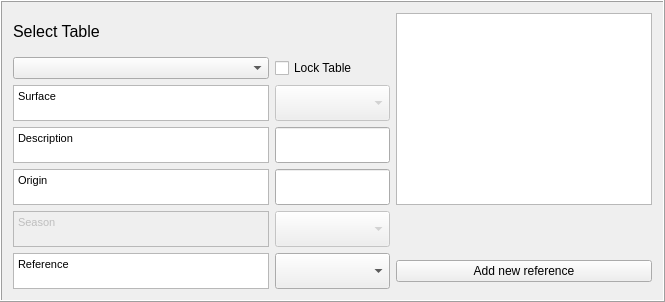
    <widget class="QFrame" name="frame1">
     <property name="frameShape">
      <enum>QFrame::Box</enum>
     </property>
     <property name="frameShadow">
      <enum>QFrame::Raised</enum>
     </property>
     <layout class="QGridLayout" name="gridLayout_2">
      <item row="0" column="2" rowspan="5">
       <widget class="QTextBrowser" name="textBrowserRef">
        <property name="sizePolicy">
         <sizepolicy hsizetype="Expanding" vsizetype="Preferred">
          <horstretch>0</horstretch>
          <verstretch>0</verstretch>
         </sizepolicy>
        </property>
        <property name="maximumSize">
         <size>
          <width>500</width>
          <height>16777215</height>
         </size>
        </property>
       </widget>
      </item>
      <item row="1" column="0">
       <widget class="QComboBox" name="comboBoxTableSelect">
        <property name="toolTip">
         <string/>
        </property>
       </widget>
      </item>
      <item row="1" column="1">
       <widget class="QCheckBox" name="checkBoxA">
        <property name="text">
         <string>Lock Table</string>
        </property>
       </widget>
      </item>
      <item row="3" column="0">
       <widget class="QTextBrowser" name="textBrowserDesc">
        <property name="sizePolicy">
         <sizepolicy hsizetype="Expanding" vsizetype="Fixed">
          <horstretch>0</horstretch>
          <verstretch>0</verstretch>
         </sizepolicy>
        </property>
        <property name="maximumSize">
         <size>
          <width>16777215</width>
          <height>36</height>
         </size>
        </property>
        <property name="html">
         <string>&lt;!DOCTYPE HTML PUBLIC &quot;-//W3C//DTD HTML 4.0//EN&quot; &quot;http://www.w3.org/TR/REC-html40/strict.dtd&quot;&gt;
&lt;html&gt;&lt;head&gt;&lt;meta name=&quot;qrichtext&quot; content=&quot;1&quot; /&gt;&lt;style type=&quot;text/css&quot;&gt;
p, li { white-space: pre-wrap; }
&lt;/style&gt;&lt;/head&gt;&lt;body style=&quot; font-family:'MS Shell Dlg 2'; font-size:9.75pt; font-weight:400; font-style:normal;&quot;&gt;
&lt;p style=&quot; margin-top:0px; margin-bottom:0px; margin-left:0px; margin-right:0px; -qt-block-indent:0; text-indent:0px;&quot;&gt;&lt;span style=&quot; font-size:8pt;&quot;&gt;Description&lt;/span&gt;&lt;/p&gt;&lt;/body&gt;&lt;/html&gt;</string>
        </property>
       </widget>
      </item>
      <item row="0" column="0">
       <widget class="QLabel" name="label_42">
        <property name="text">
         <string>&lt;!DOCTYPE HTML PUBLIC &quot;-//W3C//DTD HTML 4.0//EN&quot; &quot;http://www.w3.org/TR/REC-html40/strict.dtd&quot;&gt;
&lt;html&gt;&lt;head&gt;&lt;meta name=&quot;qrichtext&quot; content=&quot;1&quot; /&gt;&lt;style type=&quot;text/css&quot;&gt;
p, li { white-space: pre-wrap; }
&lt;/style&gt;&lt;/head&gt;&lt;body style=&quot; font-family:'MS Shell Dlg 2'; font-size:8pt; font-weight:400; font-style:normal;&quot;&gt;
&lt;p style=&quot; margin-top:0px; margin-bottom:0px; margin-left:0px; margin-right:0px; -qt-block-indent:0; text-indent:0px;&quot;&gt;&lt;span style=&quot; font-size:12pt;&quot;&gt;Select Table&lt;/span&gt;&lt;/p&gt;&lt;/body&gt;&lt;/html&gt;</string>
        </property>
       </widget>
      </item>
      <item row="4" column="1">
       <widget class="QgsFilterLineEdit" name="textEditOrig">
        <property name="maximumSize">
         <size>
          <width>16777215</width>
          <height>36</height>
         </size>
        </property>
        <property name="qgisRelation" stdset="0">
         <string notr="true"/>
        </property>
       </widget>
      </item>
      <item row="6" column="1">
       <widget class="QComboBox" name="comboBoxRef">
        <property name="sizePolicy">
         <sizepolicy hsizetype="Expanding" vsizetype="Fixed">
          <horstretch>0</horstretch>
          <verstretch>0</verstretch>
         </sizepolicy>
        </property>
        <property name="minimumSize">
         <size>
          <width>0</width>
          <height>0</height>
         </size>
        </property>
        <property name="maximumSize">
         <size>
          <width>500</width>
          <height>36</height>
         </size>
        </property>
        <item>
         <property name="text">
          <string/>
         </property>
        </item>
       </widget>
      </item>
      <item row="3" column="1">
       <widget class="QgsFilterLineEdit" name="textEditDesc">
        <property name="maximumSize">
         <size>
          <width>16777215</width>
          <height>36</height>
         </size>
        </property>
        <property name="inputMethodHints">
         <set>Qt::ImhNone</set>
        </property>
        <property name="qgisRelation" stdset="0">
         <string notr="true"/>
        </property>
       </widget>
      </item>
      <item row="6" column="2">
       <widget class="QPushButton" name="pushButtonToRefManager">
        <property name="text">
         <string>Add new reference</string>
        </property>
       </widget>
      </item>
      <item row="4" column="0">
       <widget class="QTextBrowser" name="textBrowserOrig">
        <property name="sizePolicy">
         <sizepolicy hsizetype="Expanding" vsizetype="Fixed">
          <horstretch>0</horstretch>
          <verstretch>0</verstretch>
         </sizepolicy>
        </property>
        <property name="maximumSize">
         <size>
          <width>16777215</width>
          <height>36</height>
         </size>
        </property>
        <property name="html">
         <string>&lt;!DOCTYPE HTML PUBLIC &quot;-//W3C//DTD HTML 4.0//EN&quot; &quot;http://www.w3.org/TR/REC-html40/strict.dtd&quot;&gt;
&lt;html&gt;&lt;head&gt;&lt;meta name=&quot;qrichtext&quot; content=&quot;1&quot; /&gt;&lt;style type=&quot;text/css&quot;&gt;
p, li { white-space: pre-wrap; }
&lt;/style&gt;&lt;/head&gt;&lt;body style=&quot; font-family:'MS Shell Dlg 2'; font-size:9.75pt; font-weight:400; font-style:normal;&quot;&gt;
&lt;p style=&quot; margin-top:0px; margin-bottom:0px; margin-left:0px; margin-right:0px; -qt-block-indent:0; text-indent:0px;&quot;&gt;&lt;span style=&quot; font-size:8pt;&quot;&gt;Origin&lt;/span&gt;&lt;/p&gt;&lt;/body&gt;&lt;/html&gt;</string>
        </property>
       </widget>
      </item>
      <item row="6" column="0">
       <widget class="QTextBrowser" name="textBrowserOrig_2">
        <property name="sizePolicy">
         <sizepolicy hsizetype="Expanding" vsizetype="Fixed">
          <horstretch>0</horstretch>
          <verstretch>0</verstretch>
         </sizepolicy>
        </property>
        <property name="maximumSize">
         <size>
          <width>16777215</width>
          <height>36</height>
         </size>
        </property>
        <property name="html">
         <string>&lt;!DOCTYPE HTML PUBLIC &quot;-//W3C//DTD HTML 4.0//EN&quot; &quot;http://www.w3.org/TR/REC-html40/strict.dtd&quot;&gt;
&lt;html&gt;&lt;head&gt;&lt;meta name=&quot;qrichtext&quot; content=&quot;1&quot; /&gt;&lt;style type=&quot;text/css&quot;&gt;
p, li { white-space: pre-wrap; }
&lt;/style&gt;&lt;/head&gt;&lt;body style=&quot; font-family:'MS Shell Dlg 2'; font-size:9.75pt; font-weight:400; font-style:normal;&quot;&gt;
&lt;p style=&quot; margin-top:0px; margin-bottom:0px; margin-left:0px; margin-right:0px; -qt-block-indent:0; text-indent:0px;&quot;&gt;&lt;span style=&quot; font-size:8pt;&quot;&gt;Reference&lt;/span&gt;&lt;/p&gt;&lt;/body&gt;&lt;/html&gt;</string>
        </property>
       </widget>
      </item>
      <item row="2" column="1">
       <widget class="QComboBox" name="comboBoxSurface">
        <property name="enabled">
         <bool>false</bool>
        </property>
        <property name="sizePolicy">
         <sizepolicy hsizetype="Expanding" vsizetype="Fixed">
          <horstretch>0</horstretch>
          <verstretch>0</verstretch>
         </sizepolicy>
        </property>
        <property name="maximumSize">
         <size>
          <width>16777215</width>
          <height>36</height>
         </size>
        </property>
        <property name="currentIndex">
         <number>-1</number>
        </property>
        <item>
         <property name="text">
          <string>Paved</string>
         </property>
        </item>
        <item>
         <property name="text">
          <string>Building</string>
         </property>
        </item>
        <item>
         <property name="text">
          <string>Evergreen Tree</string>
         </property>
        </item>
        <item>
         <property name="text">
          <string>Decidous Tree</string>
         </property>
        </item>
        <item>
         <property name="text">
          <string>Grass</string>
         </property>
        </item>
        <item>
         <property name="text">
          <string>Bare Soil</string>
         </property>
        </item>
        <item>
         <property name="text">
          <string>Grass</string>
         </property>
        </item>
        <item>
         <property name="text">
          <string>Water</string>
         </property>
        </item>
        <item>
         <property name="text">
          <string>Snow</string>
         </property>
        </item>
       </widget>
      </item>
      <item row="2" column="0">
       <widget class="QTextBrowser" name="textBrowser_Surface">
        <property name="sizePolicy">
         <sizepolicy hsizetype="Expanding" vsizetype="Fixed">
          <horstretch>0</horstretch>
          <verstretch>0</verstretch>
         </sizepolicy>
        </property>
        <property name="maximumSize">
         <size>
          <width>16777215</width>
          <height>36</height>
         </size>
        </property>
        <property name="html">
         <string>&lt;!DOCTYPE HTML PUBLIC &quot;-//W3C//DTD HTML 4.0//EN&quot; &quot;http://www.w3.org/TR/REC-html40/strict.dtd&quot;&gt;
&lt;html&gt;&lt;head&gt;&lt;meta name=&quot;qrichtext&quot; content=&quot;1&quot; /&gt;&lt;style type=&quot;text/css&quot;&gt;
p, li { white-space: pre-wrap; }
&lt;/style&gt;&lt;/head&gt;&lt;body style=&quot; font-family:'MS Shell Dlg 2'; font-size:9.75pt; font-weight:400; font-style:normal;&quot;&gt;
&lt;p style=&quot; margin-top:0px; margin-bottom:0px; margin-left:0px; margin-right:0px; -qt-block-indent:0; text-indent:0px;&quot;&gt;&lt;span style=&quot; font-size:8pt;&quot;&gt;Surface&lt;/span&gt;&lt;/p&gt;&lt;/body&gt;&lt;/html&gt;</string>
        </property>
       </widget>
      </item>
      <item row="5" column="0">
       <widget class="QTextBrowser" name="textBrowserSeason">
        <property name="enabled">
         <bool>false</bool>
        </property>
        <property name="sizePolicy">
         <sizepolicy hsizetype="Expanding" vsizetype="Fixed">
          <horstretch>0</horstretch>
          <verstretch>0</verstretch>
         </sizepolicy>
        </property>
        <property name="maximumSize">
         <size>
          <width>16777215</width>
          <height>36</height>
         </size>
        </property>
        <property name="html">
         <string>&lt;!DOCTYPE HTML PUBLIC &quot;-//W3C//DTD HTML 4.0//EN&quot; &quot;http://www.w3.org/TR/REC-html40/strict.dtd&quot;&gt;
&lt;html&gt;&lt;head&gt;&lt;meta name=&quot;qrichtext&quot; content=&quot;1&quot; /&gt;&lt;style type=&quot;text/css&quot;&gt;
p, li { white-space: pre-wrap; }
&lt;/style&gt;&lt;/head&gt;&lt;body style=&quot; font-family:'MS Shell Dlg 2'; font-size:9.75pt; font-weight:400; font-style:normal;&quot;&gt;
&lt;p style=&quot; margin-top:0px; margin-bottom:0px; margin-left:0px; margin-right:0px; -qt-block-indent:0; text-indent:0px;&quot;&gt;&lt;span style=&quot; font-size:8pt;&quot;&gt;Season&lt;/span&gt;&lt;/p&gt;&lt;/body&gt;&lt;/html&gt;</string>
        </property>
       </widget>
      </item>
      <item row="5" column="1">
       <widget class="QComboBox" name="comboBoxSeason">
        <property name="enabled">
         <bool>false</bool>
        </property>
        <property name="sizePolicy">
         <sizepolicy hsizetype="Expanding" vsizetype="Fixed">
          <horstretch>0</horstretch>
          <verstretch>0</verstretch>
         </sizepolicy>
        </property>
        <property name="maximumSize">
         <size>
          <width>16777215</width>
          <height>36</height>
         </size>
        </property>
        <property name="currentIndex">
         <number>-1</number>
        </property>
        <item>
         <property name="text">
          <string>Summer</string>
         </property>
        </item>
        <item>
         <property name="text">
          <string>Winter</string>
         </property>
        </item>
       </widget>
      </item>
     </layout>
    </widget>
